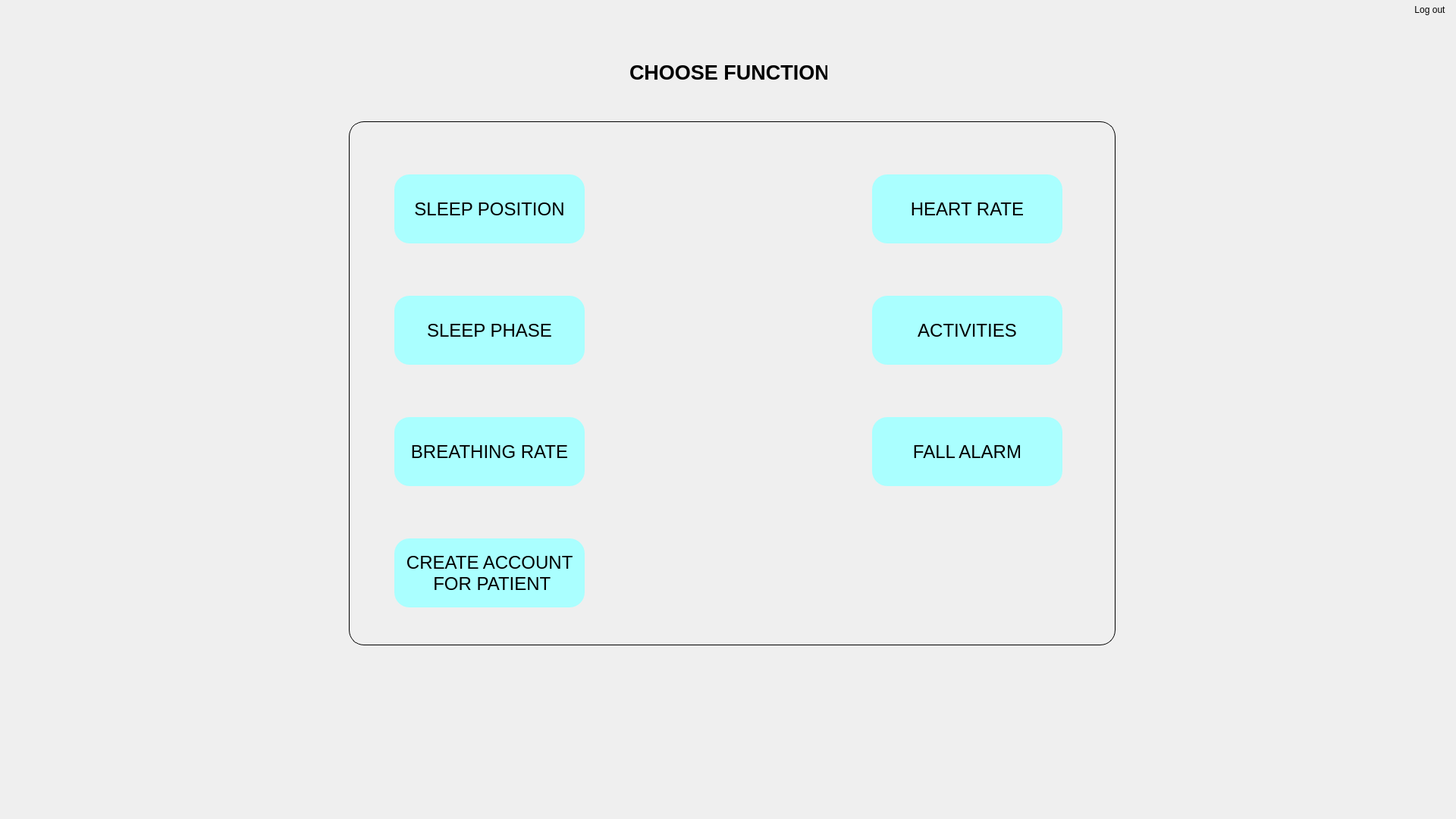
<?xml version="1.0" encoding="UTF-8"?>
<ui version="4.0">
 <class>Form</class>
 <widget class="QWidget" name="Form">
  <property name="geometry">
   <rect>
    <x>0</x>
    <y>0</y>
    <width>1920</width>
    <height>1080</height>
   </rect>
  </property>
  <property name="windowTitle">
   <string>Form</string>
  </property>
  <widget class="QLabel" name="border_function">
   <property name="geometry">
    <rect>
     <x>460</x>
     <y>160</y>
     <width>1011</width>
     <height>691</height>
    </rect>
   </property>
   <property name="styleSheet">
    <string notr="true">border-radius:20px;
border: 1px solid black;</string>
   </property>
   <property name="text">
    <string/>
   </property>
  </widget>
  <widget class="QPushButton" name="heart_rate">
   <property name="geometry">
    <rect>
     <x>1150</x>
     <y>230</y>
     <width>251</width>
     <height>91</height>
    </rect>
   </property>
   <property name="font">
    <font>
     <pointsize>18</pointsize>
    </font>
   </property>
   <property name="styleSheet">
    <string notr="true">border-radius:20px;
background-color: rgb(170, 255, 255);</string>
   </property>
   <property name="text">
    <string>HEART RATE</string>
   </property>
  </widget>
  <widget class="QPushButton" name="fall_alarm">
   <property name="geometry">
    <rect>
     <x>1150</x>
     <y>550</y>
     <width>251</width>
     <height>91</height>
    </rect>
   </property>
   <property name="font">
    <font>
     <pointsize>18</pointsize>
    </font>
   </property>
   <property name="styleSheet">
    <string notr="true">border-radius:20px;
background-color: rgb(170, 255, 255);</string>
   </property>
   <property name="text">
    <string>FALL ALARM</string>
   </property>
  </widget>
  <widget class="QPushButton" name="breathing_rate">
   <property name="geometry">
    <rect>
     <x>520</x>
     <y>550</y>
     <width>251</width>
     <height>91</height>
    </rect>
   </property>
   <property name="font">
    <font>
     <pointsize>18</pointsize>
    </font>
   </property>
   <property name="styleSheet">
    <string notr="true">border-radius:20px;
background-color: rgb(170, 255, 255);</string>
   </property>
   <property name="text">
    <string>BREATHING RATE</string>
   </property>
  </widget>
  <widget class="QPushButton" name="sleep_phase">
   <property name="geometry">
    <rect>
     <x>520</x>
     <y>390</y>
     <width>251</width>
     <height>91</height>
    </rect>
   </property>
   <property name="font">
    <font>
     <pointsize>18</pointsize>
    </font>
   </property>
   <property name="styleSheet">
    <string notr="true">border-radius:20px;
background-color: rgb(170, 255, 255);</string>
   </property>
   <property name="text">
    <string>SLEEP PHASE</string>
   </property>
  </widget>
  <widget class="QPushButton" name="activities">
   <property name="geometry">
    <rect>
     <x>1150</x>
     <y>390</y>
     <width>251</width>
     <height>91</height>
    </rect>
   </property>
   <property name="font">
    <font>
     <pointsize>18</pointsize>
    </font>
   </property>
   <property name="styleSheet">
    <string notr="true">border-radius:20px;
background-color: rgb(170, 255, 255);</string>
   </property>
   <property name="text">
    <string>ACTIVITIES</string>
   </property>
  </widget>
  <widget class="QPushButton" name="sleep_position">
   <property name="geometry">
    <rect>
     <x>520</x>
     <y>230</y>
     <width>251</width>
     <height>91</height>
    </rect>
   </property>
   <property name="font">
    <font>
     <pointsize>18</pointsize>
    </font>
   </property>
   <property name="whatsThis">
    <string>&lt;html&gt;&lt;head/&gt;&lt;body&gt;&lt;p align=&quot;center&quot;&gt;&lt;span style=&quot; font-size:20pt;&quot;&gt;SLEEP POSITION&lt;/span&gt;&lt;/p&gt;&lt;/body&gt;&lt;/html&gt;</string>
   </property>
   <property name="styleSheet">
    <string notr="true">border-radius:20px;
background-color: rgb(170, 255, 255);
</string>
   </property>
   <property name="text">
    <string>SLEEP POSITION</string>
   </property>
  </widget>
  <widget class="QLabel" name="title">
   <property name="geometry">
    <rect>
     <x>830</x>
     <y>70</y>
     <width>261</width>
     <height>51</height>
    </rect>
   </property>
   <property name="text">
    <string>&lt;html&gt;&lt;head/&gt;&lt;body&gt;&lt;p align=&quot;center&quot;&gt;&lt;span style=&quot; font-size:20pt; font-weight:600;&quot;&gt;CHOOSE FUNCTION&lt;/span&gt;&lt;/p&gt;&lt;/body&gt;&lt;/html&gt;</string>
   </property>
  </widget>
  <widget class="QPushButton" name="log_out">
   <property name="geometry">
    <rect>
     <x>1850</x>
     <y>0</y>
     <width>71</width>
     <height>25</height>
    </rect>
   </property>
   <property name="styleSheet">
    <string notr="true">border-radius:10px;
background-color: rgba(0, 0, 0, 0);
font: 10pt &quot;MS Shell Dlg 2&quot;;</string>
   </property>
   <property name="text">
    <string>Log out</string>
   </property>
  </widget>
  <widget class="QPushButton" name="create_account_for_patient">
   <property name="geometry">
    <rect>
     <x>520</x>
     <y>710</y>
     <width>251</width>
     <height>91</height>
    </rect>
   </property>
   <property name="font">
    <font>
     <pointsize>18</pointsize>
    </font>
   </property>
   <property name="whatsThis">
    <string>&lt;html&gt;&lt;head/&gt;&lt;body&gt;&lt;p&gt;CREATE ACCOUNT &lt;/p&gt;&lt;p&gt;FOR PATIENT&lt;/p&gt;&lt;/body&gt;&lt;/html&gt;</string>
   </property>
   <property name="styleSheet">
    <string notr="true">border-radius:20px;
background-color: rgb(170, 255, 255);</string>
   </property>
   <property name="text">
    <string>CREATE ACCOUNT 
 FOR PATIENT</string>
   </property>
  </widget>
 </widget>
 <resources/>
 <connections/>
</ui>
